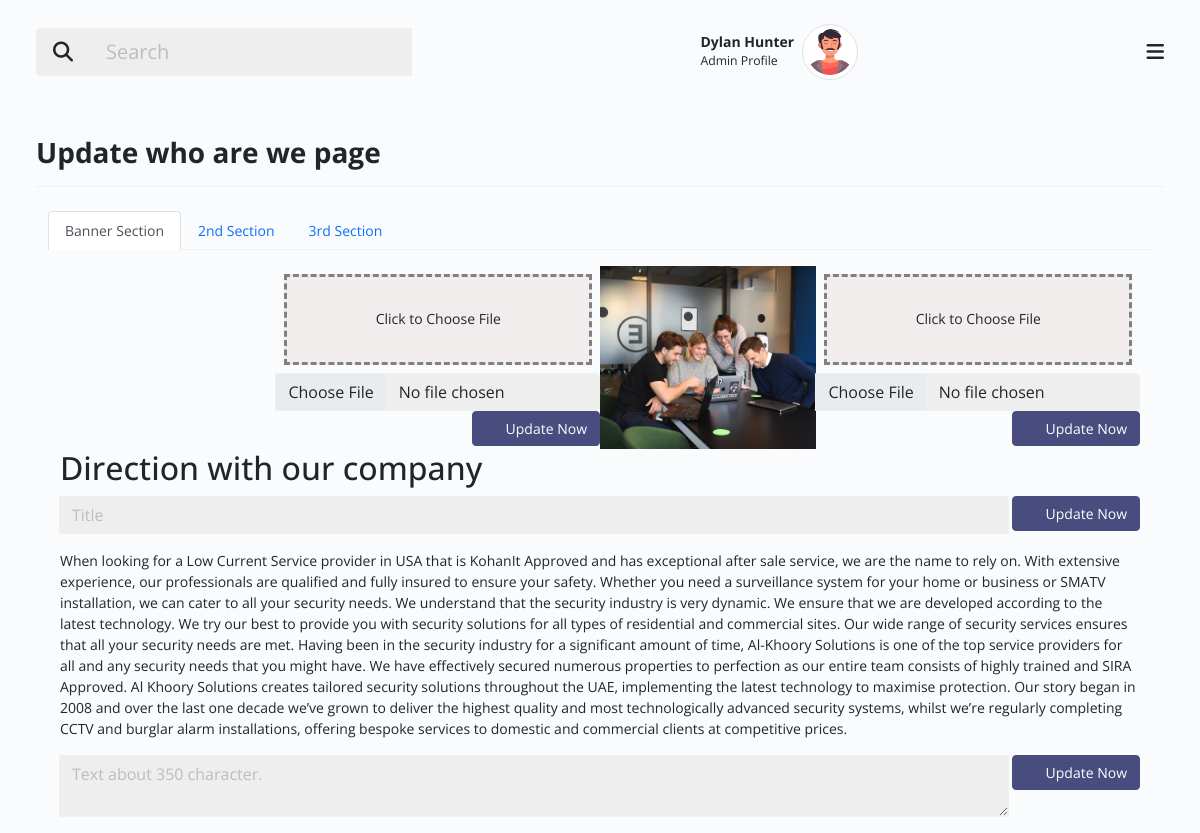
Page /admin/who_are_we_page_settings.php (signed in) on the committed database.
### tables this page shows
CREATE TABLE `_users` (
  `id` int(11) NOT NULL,
  `first_name` varchar(25) NOT NULL,
  `last_name` varchar(25) NOT NULL,
  `email` varchar(50) NOT NULL,
  `password` varchar(25) NOT NULL,
  `date` datetime NOT NULL
);

CREATE TABLE `_page1` (
  `pageid` int(11) NOT NULL,
  `cont1_title1` varchar(255) NOT NULL,
  `cont2_text1` text NOT NULL,
  `cont3_img` varchar(255) NOT NULL,
  `cont3_img2` varchar(255) NOT NULL,
  `cont4_text2` text NOT NULL,
  `cont5_title2` varchar(255) NOT NULL,
  `cont6_text3` text NOT NULL,
  `cont7_title3` varchar(255) NOT NULL,
  `cont8_pt1` varchar(60) NOT NULL,
  `cont9_pt2` varchar(60) NOT NULL,
  `cont10_pt3` varchar(60) NOT NULL,
  `cont11_pt4` varchar(50) NOT NULL,
  `cont12_pp1` int(3) NOT NULL,
  `cont13_pp2` int(3) NOT NULL,
  `cont14_pp3` int(3) NOT NULL,
  `cont15_pp4` int(3) NOT NULL,
  `modified_count` int(11) NOT NULL,
  `modified_date` datetime NOT NULL,
  `created` datetime NOT NULL
);

### admin/who_are_we_page_settings.php (the view, shortened to what this page needs)
<?php
require('_dbconnection.php');
$sql_page1 = "SELECT * FROM _page1 WHERE pageid='1'";
$result_page1 = mysqli_query($conn, $sql_page1);
$row_page1 = mysqli_fetch_assoc($result_page1);
?>
<?php
require_once('_header.php');
require_once('_sidebar.php');
require_once('_bodyheader.php');
?>
<div class="body d-flex py-lg-3 py-md-2">
    <div class="container-xxl">
        <div class="row clearfix">
            <div class="col-md-12">
                <div class="card border-0 mb-4 no-bg">
                    <div class="card-header py-3 px-0 d-flex align-items-center  justify-content-between border-bottom">
                        <h3 class=" fw-bold flex-fill mb-0">Update who are we page</h3>
                    </div>
                </div>
            </div>
        </div>
        <div class="container">
            <div class="profile-head">
                <ul class="nav nav-tabs" id="myTab" role="tablist">
                    <li class="nav-item">
                        <a class="nav-link active" id="tab-1" data-toggle="tab" href="#tab1" role="tab"
                            aria-controls="home" aria-selected="true">Banner Section </a>
                    </li>
                    <li class="nav-item">
                        <a class="nav-link" id="tab-2" data-toggle="tab" href="#tab2" role="tab" aria-controls="tab2"
                            aria-selected="false">2nd Section</a>
                    </li>
                    <li class="nav-item">
                        <a class="nav-link" id="tab-4" data-toggle="tab" href="#tab4" role="tab" aria-controls="tab4"
                            aria-selected="false">3rd Section</a>
                    </li>
                </ul>
            </div>
        </div>
        <div class="container">
            <div class="tab-content profile-tab" id="myTabContent">
                <div class="tab-pane fade show active" id="tab1" role="tabpanel" aria-labelledby="tab-1">
                    <div class="container mt-3">
                        <div class="fl-wrap d-flex justify-content-between">
                            <div class="w-30">
                            </div>
                            <div class="w-70">
                                <form action="who_are_we_page_server.php" method="POST" enctype="multipart/form-data">
                                    <div class="input-group">
                                        <label id="file-input-label" for="cont3_img">Click to Choose File</label>
                                        <input type="file" class="form-control" name="cont3_img" id="cont3_img">
                                    </div>
                                    <div class="d-flex flex-wrap align-items-center ct-btn-set">
                                        <button type="submit" class="btn btn-dark ms-auto "><i
                                                class="icofont-plus-circle me-2 fs-6"></i>Update Now</button>
                                    </div>
                                </form>
                            </div>
                            <div class="w-30">
                                <img src="../images/<?php echo $row_page1['cont3_img2']; ?>" class="w-100" alt=""
                                    srcset="">
                            </div>
                            <div class="w-70">
                                <form action="who_are_we_page_server.php" method="POST" enctype="multipart/form-data">
                                    <div class="input-group">
                                        <label id="file-input-label" for="cont3_img2">Click to Choose File</label>
                                        <input type="file" class="form-control" name="cont3_img2" id="cont3_img2">
                                    </div>
                                    <div class="d-flex flex-wrap align-items-center ct-btn-set">
                                        <button type="submit" class="btn btn-dark ms-auto "><i
                                                class="icofont-plus-circle me-2 fs-6"></i>Update Now</button>
                                    </div>
                                </form>
                            </div>
                        </div>
                        <div class="section-title fl-wrap">
                            <h2>
                                <?php echo $row_page1['cont1_title1']; ?>
                            </h2>
                            <form action="who_are_we_page_server.php" method="POST">
                                <div class="input-group mb-3">
                                    <input name="cont1_title1" type="text" class="form-control" placeholder="Title"
                                        aria-label="Recipient's username" aria-describedby="basic-addon2">
                                    <div class="input-group-append">
                                        <div class="d-flex flex-wrap align-items-center ct-btn-set">
                                            <button type="submit" class="btn btn-dark ms-1 "><i
                                                    class="icofont-plus-circle me-2 fs-6"></i>Update Now</button>
                                        </div>
                                    </div>
                                </div>
                            </form>
                            <p>
                                <?php echo $row_page1['cont2_text1']; ?>
                            </p>
                            <form action="who_are_we_page_server.php" method="POST">
                                <div class="input-group">
                                    <textarea name="cont2_text1" placeholder="Text about 350 character."
                                        style="white-space: pre-line" class="form-control"
                                        aria-label="With textarea"></textarea>
                                    <div class="input-group-prepend">
                                        <div class="d-flex flex-wrap align-items-center ct-btn-set">
                                            <button type="submit" class="btn btn-dark ms-1 "><i
                                                    class="icofont-plus-circle me-2 fs-6"></i>Update Now</button>
                                        </div>
                                    </div>
                                </div>
                            </form>
                        </div>
                    </div>
                </div>
            </div>
        </div>
    </div>
</div>
<?php
require_once('_footer.php');
?>

### admin/_bodyheader.php (shortened to what this page needs)
<div class="main px-lg-4 px-md-4">
    <div class="header">
        <nav class="navbar py-4">
            <div class="container-xxl">
                <?php
                        require('_dbconnection.php');
                        $sql = "SELECT * FROM _users";
                        $result = mysqli_query($conn, $sql);
                        $row = mysqli_fetch_assoc($result);
                        $user_fname =  "".$row['first_name']." ".$row['last_name']."";
                        ?>
                <div class="h-right d-flex align-items-center mr-5 mr-lg-0 order-1">
                    <div class="dropdown user-profile ml-2 ml-sm-3 d-flex align-items-center zindex-popover">
                        <div class="u-info me-2">
                            <p class="mb-0 text-end line-height-sm "><span class="font-weight-bold"><?php echo $user_fname; ?></span></p>
                            <small>Admin Profile</small>
                        </div>
                        <a class="nav-link dropdown-toggle pulse p-0" href="#" role="button" data-bs-toggle="dropdown" data-bs-display="static">
                            <img class="avatar lg rounded-circle img-thumbnail" src="assets/images/profile_av.png" alt="profile">
                        </a>
                    </div>
                </div>
                <button class="navbar-toggler p-0 border-0 menu-toggle order-3" type="button" data-bs-toggle="collapse" data-bs-target="#mainHeader">
                    <span class="fa fa-bars"></span>
                </button>
                <div class="order-0 col-lg-4 col-md-4 col-sm-12 col-12 mb-3 mb-md-0 ">
                    <div class="input-group flex-nowrap input-group-lg">
                        <button type="button" class="input-group-text" id="addon-wrapping"><i class="fa fa-search"></i></button>
                        <input type="search" class="form-control" placeholder="Search" aria-label="search" aria-describedby="addon-wrapping">
                    </div>
                </div>
            </div>
        </nav>
    </div>

### css/custom.css (style rules this page uses)
#file-input-label { text-align: center; width: 100%; display: block; height: 91px; margin: 0.5rem; border: dashed gray; background: #f2eded; line-height: 6; }

### rows in the picture
_users: user_fname "Dylan Hunter"
_page1: cont3_img2 (picture), cont1_title1 "Direction with our company", cont2_text1 "When looking for a Low Current Service provider in USA that is KohanIt Approved and has exceptional after sale service, we are the name to rely on. With extensive experience, our professionals are qualified and fully insured to ensure your safety. Whether you need a surveillance system for your home or business or SMATV installation, we can cater to all your security needs. We understand that the security industry is very dynamic. We ensure that we are developed according to the latest technology. We try our best to provide you with security solutions for all types of residential and commercial sites. Our wide range of security services ensures that all your security needs are met. Having…"
